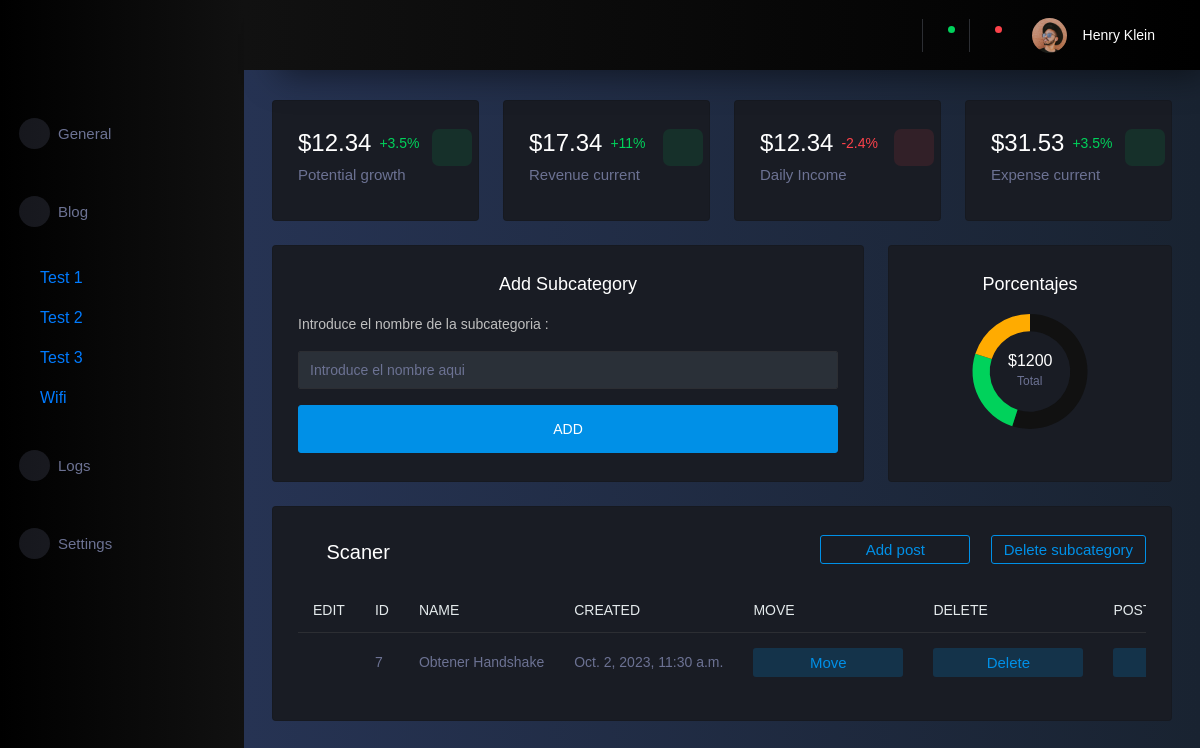
Before: /dashboard/blog/category/6/ (signed in) with the older database file.
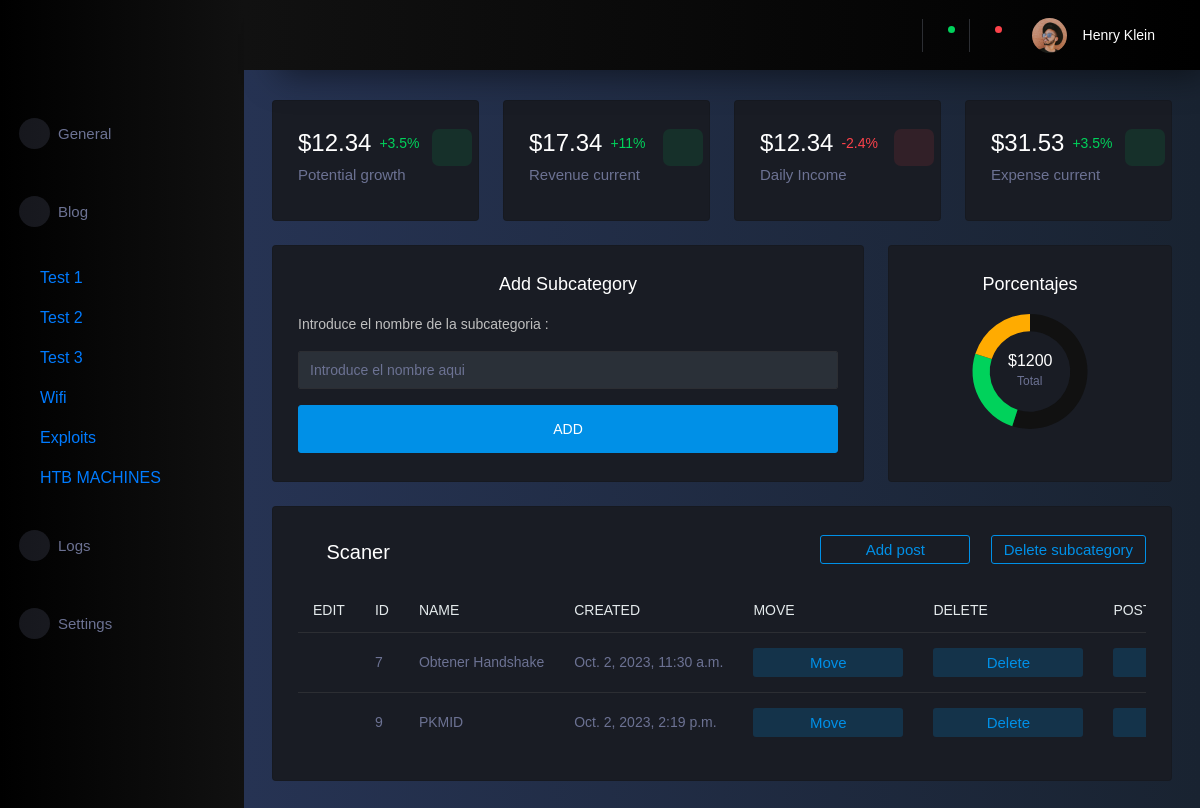
After: the same page with the newer database file.
### dashboard/blog/models.py (models this page shows, shortened)
class Categories(models.Model):
    name = models.CharField(max_length=100, unique=True)
    fecha_creacion = models.DateTimeField(auto_now_add=True)

class SubCategories(models.Model):
    name = models.CharField(max_length=100, unique=True)
    fecha_creacion = models.DateTimeField(auto_now_add=True)
    category = models.ForeignKey(Categories, on_delete=models.CASCADE, related_name='subcategories', blank=True)

class Posts(models.Model):
    name = models.CharField(max_length=100, unique=True)
    subcategory = models.ForeignKey(SubCategories, on_delete=models.CASCADE, related_name='posts', blank=True)
    fecha_creacion = models.DateTimeField(auto_now_add=True)

### dashboard/blog/views.py (the view)
# urls.py: path('dashboard/blog/category/<int:category_id>/', views.blog_category, name='blog-category'),
@login_required(login_url='/accounts/login/')
def blog_category(request, category_id=None):
    categories = Categories.objects.all()
    try:
        category = get_object_or_404(Categories, id=category_id)
        subcategories = SubCategories.objects.filter(category=category)
        posts_for_subcategories = {}
        for subcategory in subcategories:
            posts_for_subcategories[subcategory.id] = subcategory.posts.all()
    except Categories.DoesNotExist:
        messages.error(request, 'Category not found.')
        return redirect('blog')
    return render(request, 'dashboard/blog/category/index.html', {'categories': categories, 'subcategories': subcategories,'category': category })

### templates/dashboard/blog/category/index.html (shortened to what the changed rows need)
{% extends "dashboard/base.html" %}
{% block content %}
<div class="row">
        {% for subcategory in subcategories %}
        <div class="col-lg-12 grid-margin stretch-card">
            <div class="card">
                <div class="card-body">
                    <div class="d-flex justify-content-between align-items-center">
                        <div class="d-flex">
                            <i class="mdi mdi-border-color"></i>
                            <h4 class="card-title display-5 ml-3">{{ subcategory.name }}</h4>
                        </div>
                        <div class="text-right">
                            <button type="button" class="btn btn-outline-primary btn-fw grid-margin" data-toggle="modal"
                                data-target="#addPostModal-{{ subcategory.id }}"
                                data-title="Add post to {{ subcategory.name }}">Add post</button>
                            <button type="button" class="btn btn-outline-primary btn-fw grid-margin ml-3"
                                data-toggle="modal" data-target="#deleteSubcategoryModal-{{ subcategory.id }}"
                                data-title="Delete subcategory {{ subcategory.name }}">Delete subcategory</button>
                        </div>
                    </div>
                    <div class="table-responsive">
                        <table class="table table-hover">
                            <thead>
                                <tr>
                                    <th class="text-secondary">EDIT</th>
                                    <th class="text-secondary">ID</th>
                                    <th class="text-secondary">NAME</th>
                                    <th class="text-secondary">CREATED</th>
                                    <th class="text-secondary">MOVE</th>
                                    <th class="text-secondary">DELETE</th>
                                    <th class="text-secondary">POST</th>
                                </tr>
                            </thead>
                            <tbody>
                                {% for post in subcategory.posts.all %}
                                <tr>
                                    <td><i class="mdi mdi-border-color"></i></td>
                                    <td>{{ post.id }}</td>
                                    <td>{{ post.name }}</td>
                                    <td>{{ post.fecha_creacion }}</td>
                                    <td><button type="button" class="btn btn-inverse-primary btn-fw" data-toggle="modal"
                                            data-target="#deletePostModal-{{ post.id }}"
                                            data-title="Delete post {{ post.name }}">Move</button></td>
                                    <td><button type="button" class="btn btn-inverse-primary btn-fw" data-toggle="modal"
                                            data-target="#deletePostModal-{{ post.id }}"
                                            data-title="Delete post {{ post.name }}">Delete</button></td>
                                    <td><a href="{% url 'post' post_id=post.id %}" class="btn btn-inverse-primary btn-fw">Post</a></td>
                                </tr>
                                {% endfor %}
                            </tbody>
                        </table>
                    </div>
                </div>
            </div>
        </div>
        {% endfor %}
    {% for subcategory in subcategories %}
    {% for post in subcategory.posts.all %}
</div>
{% endfor %}
{% endfor %}
{% endblock %}

### templates/dashboard/sidebar.html
{% load static %}
<nav class="sidebar sidebar-offcanvas sidebar-color" id="sidebar">
  <ul class="nav mt-4">
    <li class="nav-item py-3 {% if request.resolver_match.url_name == 'general' %}active{% endif %}">
      <a class="nav-link" href="{% url 'dashboard'  %}">
        <span class="menu-icon">
          <i class="mdi mdi-speedometer"></i>
        </span>
        <span class="menu-title">General</span>
      </a>
    </li>
    <li class="nav-item py-3 {% if request.resolver_match.url_name == 'blog' %}dropdown show active{% else %}dropdown{% endif %}">
      <a class="nav-link" href="{% url 'blog'  %}" id="categoriesDropdown" role="button" data-bs-toggle="dropdown" aria-haspopup="true" aria-expanded="false">
        <span class="menu-icon">
          <i class="mdi mdi-speedometer"></i>
        </span>
        <span class="menu-title">Blog</span>
      </a>
    </li>
    {% if request.resolver_match.url_name == 'blog' or request.resolver_match.url_name == 'blog-category' or request.resolver_match.url_name == 'post' %}
    <div class="my-2 show">
      {% for category in categories %}
      <a class="nav-link ml-4" href="{% url 'blog-category' category_id=category.id %}">{{ category.name }}</a>
      {% endfor %}
    </div>
    {% endif %}
    <li class="nav-item py-3">
      <a class="nav-link" href="#">
        <span class="menu-icon">
          <i class="mdi mdi-speedometer"></i>
        </span>
        <span class="menu-title">Logs</span>
      </a>
    </li>
    <li class="nav-item py-3 {% if request.resolver_match.url_name == 'settings' %}active{% endif %}">
      <a class="nav-link" href="#">
        <span class="menu-icon">
          <i class="mdi mdi-speedometer"></i>
        </span>
        <span class="menu-title">Settings</span>
      </a>
    </li>
  </ul>
</nav>

Changed rows visible on the page:
added Categories: name "Exploits"
added Categories: name "HTB MACHINES"
added Posts: id "9", name "PKMID", fecha_creacion "Oct. 2, 2023, 2:19 p.m."
